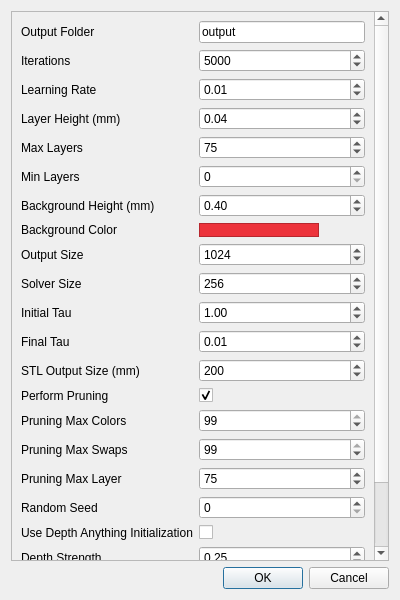
<?xml version="1.0" encoding="UTF-8"?>
<ui version="4.0">
 <class>SettingsDialog</class>
 <widget class="QDialog" name="SettingsDialog">
  <property name="geometry">
   <rect>
    <x>0</x>
    <y>0</y>
    <width>400</width>
    <height>600</height>
   </rect>
  </property>
  <property name="windowTitle">
   <string>Settings</string>
  </property>
  <layout class="QVBoxLayout" name="verticalLayout">
   <item>
    <widget class="QScrollArea" name="scrollArea_Settings">
     <property name="widgetResizable">
      <bool>true</bool>
     </property>
     <widget class="QWidget" name="scrollAreaSettingsWidgetContents">
      <property name="geometry">
       <rect>
        <x>0</x>
        <y>-162</y>
        <width>366</width>
        <height>710</height>
       </rect>
      </property>
      <layout class="QFormLayout" name="formLayout_Settings">
       <item row="0" column="0">
        <widget class="QLabel" name="labelOutputFolder">
         <property name="text">
          <string>Output Folder</string>
         </property>
        </widget>
       </item>
       <item row="0" column="1">
        <widget class="QLineEdit" name="lineEditOutputFolder">
         <property name="toolTip">
          <string>Folder where output files will be saved (default: ./outputs)</string>
         </property>
         <property name="text">
          <string>output</string>
         </property>
        </widget>
       </item>
       <item row="1" column="0">
        <widget class="QLabel" name="labelIterations">
         <property name="text">
          <string>Iterations</string>
         </property>
        </widget>
       </item>
       <item row="1" column="1">
        <widget class="QSpinBox" name="spinBoxIterations">
         <property name="toolTip">
          <string>Number of optimization iterations (default: 5000)</string>
         </property>
         <property name="maximum">
          <number>100000</number>
         </property>
         <property name="value">
          <number>5000</number>
         </property>
        </widget>
       </item>
       <item row="2" column="0">
        <widget class="QLabel" name="labelLearningRate">
         <property name="text">
          <string>Learning Rate</string>
         </property>
        </widget>
       </item>
       <item row="2" column="1">
        <widget class="QDoubleSpinBox" name="doubleSpinBoxLearningRate">
         <property name="toolTip">
          <string>Learning rate for the optimizer (default: 1e-2)</string>
         </property>
         <property name="maximum">
          <double>1.000000000000000</double>
         </property>
         <property name="singleStep">
          <double>0.001000000000000</double>
         </property>
         <property name="value">
          <double>0.010000000000000</double>
         </property>
        </widget>
       </item>
       <item row="3" column="0">
        <widget class="QLabel" name="labelLayerHeight">
         <property name="text">
          <string>Layer Height (mm)</string>
         </property>
        </widget>
       </item>
       <item row="3" column="1">
        <widget class="QDoubleSpinBox" name="doubleSpinBoxLayerHeight">
         <property name="toolTip">
          <string>Layer thickness in millimeters (default: 0.04)</string>
         </property>
         <property name="maximum">
          <double>1.000000000000000</double>
         </property>
         <property name="singleStep">
          <double>0.040000000000000</double>
         </property>
         <property name="value">
          <double>0.040000000000000</double>
         </property>
        </widget>
       </item>
       <item row="4" column="0">
        <widget class="QLabel" name="labelMaxLayers">
         <property name="text">
          <string>Max Layers</string>
         </property>
        </widget>
       </item>
       <item row="4" column="1">
        <widget class="QSpinBox" name="spinBoxMaxLayers">
         <property name="toolTip">
          <string>Maximum number of layers (default: 75). Note: This is about 3mm + the background height</string>
         </property>
         <property name="minimum">
          <number>10</number>
         </property>
         <property name="maximum">
          <number>500</number>
         </property>
         <property name="value">
          <number>75</number>
         </property>
        </widget>
       </item>
       <item row="5" column="0">
        <widget class="QLabel" name="labelMinLayers">
         <property name="text">
          <string>Min Layers</string>
         </property>
        </widget>
       </item>
       <item row="5" column="1">
        <widget class="QSpinBox" name="spinBoxMinLayers">
         <property name="toolTip">
          <string>Minimum number of layers (default: 0). Used to limit height of pruning</string>
         </property>
         <property name="value">
          <number>0</number>
         </property>
        </widget>
       </item>
       <item row="6" column="0">
        <widget class="QLabel" name="labelBackgroundHeight">
         <property name="text">
          <string>Background Height (mm)</string>
         </property>
        </widget>
       </item>
       <item row="6" column="1">
        <widget class="QDoubleSpinBox" name="doubleSpinBoxBackgroundHeight">
         <property name="toolTip">
          <string>Height of the background in millimeters (default: 0.4). Note: The background height must be divisible by the layer height.</string>
         </property>
         <property name="minimum">
          <double>0.100000000000000</double>
         </property>
         <property name="maximum">
          <double>5.000000000000000</double>
         </property>
         <property name="singleStep">
          <double>0.100000000000000</double>
         </property>
         <property name="value">
          <double>0.400000000000000</double>
         </property>
        </widget>
       </item>
       <item row="7" column="0">
        <widget class="QLabel" name="labelBackgroundColor">
         <property name="text">
          <string>Background Color</string>
         </property>
        </widget>
       </item>
       <item row="7" column="1">
        <widget class="QFrame" name="frame">
         <property name="maximumSize">
          <size>
           <width>120</width>
           <height>30</height>
          </size>
         </property>
         <property name="styleSheet">
          <string notr="true">background-color: rgb(237, 51, 59);</string>
         </property>
         <property name="frameShape">
          <enum>QFrame::Shape::StyledPanel</enum>
         </property>
         <property name="frameShadow">
          <enum>QFrame::Shadow::Raised</enum>
         </property>
        </widget>
       </item>
       <item row="8" column="0">
        <widget class="QLabel" name="labelOutputSize">
         <property name="text">
          <string>Output Size</string>
         </property>
        </widget>
       </item>
       <item row="8" column="1">
        <widget class="QSpinBox" name="spinBoxOutputSize">
         <property name="toolTip">
          <string>Maximum dimension for target image (default: 1024)</string>
         </property>
         <property name="maximum">
          <number>2048</number>
         </property>
         <property name="value">
          <number>1024</number>
         </property>
        </widget>
       </item>
       <item row="9" column="0">
        <widget class="QLabel" name="labelSolverSize">
         <property name="text">
          <string>Solver Size</string>
         </property>
        </widget>
       </item>
       <item row="9" column="1">
        <widget class="QSpinBox" name="spinBoxSolverSize">
         <property name="toolTip">
          <string>Maximum dimension for solver (fast) image (default: 256). Note: Solving on a smaller size speeds up computation at the cost of accuracy.</string>
         </property>
         <property name="maximum">
          <number>1024</number>
         </property>
         <property name="value">
          <number>256</number>
         </property>
        </widget>
       </item>
       <item row="10" column="0">
        <widget class="QLabel" name="labelInitTau">
         <property name="text">
          <string>Initial Tau</string>
         </property>
        </widget>
       </item>
       <item row="10" column="1">
        <widget class="QDoubleSpinBox" name="doubleSpinBoxInitTau">
         <property name="toolTip">
          <string>Initial tau value for Gumbel-Softmax (default: 1.0)</string>
         </property>
         <property name="value">
          <double>1.000000000000000</double>
         </property>
        </widget>
       </item>
       <item row="11" column="0">
        <widget class="QLabel" name="labelFinalTau">
         <property name="text">
          <string>Final Tau</string>
         </property>
        </widget>
       </item>
       <item row="11" column="1">
        <widget class="QDoubleSpinBox" name="doubleSpinBoxFinalTau">
         <property name="toolTip">
          <string>Final tau value for the Gumbel-Softmax formulation (default: 0.01)</string>
         </property>
         <property name="value">
          <double>0.010000000000000</double>
         </property>
        </widget>
       </item>
       <item row="12" column="0">
        <widget class="QLabel" name="labelSTLOutputSize">
         <property name="text">
          <string>STL Output Size (mm)</string>
         </property>
        </widget>
       </item>
       <item row="12" column="1">
        <widget class="QSpinBox" name="spinBoxSTLOutputSize">
         <property name="toolTip">
          <string>Size of the output STL file in mm (default: 200) (20cm)</string>
         </property>
         <property name="maximum">
          <number>2000</number>
         </property>
         <property name="value">
          <number>200</number>
         </property>
        </widget>
       </item>
       <item row="13" column="0">
        <widget class="QLabel" name="labelPerformPruning">
         <property name="text">
          <string>Perform Pruning</string>
         </property>
        </widget>
       </item>
       <item row="13" column="1">
        <widget class="QCheckBox" name="checkBoxPerformPruning">
         <property name="toolTip">
          <string>Perform pruning after optimization (default: True). Recommended to improve output quality.</string>
         </property>
         <property name="checked">
          <bool>true</bool>
         </property>
        </widget>
       </item>
       <item row="14" column="0">
        <widget class="QLabel" name="labelPruningMaxColors">
         <property name="text">
          <string>Pruning Max Colors</string>
         </property>
        </widget>
       </item>
       <item row="14" column="1">
        <widget class="QSpinBox" name="spinBoxPruningMaxColors">
         <property name="toolTip">
          <string>Max number of colors allowed after pruning (default: 100)</string>
         </property>
         <property name="value">
          <number>99</number>
         </property>
        </widget>
       </item>
       <item row="15" column="0">
        <widget class="QLabel" name="labelPruningMaxSwaps">
         <property name="text">
          <string>Pruning Max Swaps</string>
         </property>
        </widget>
       </item>
       <item row="15" column="1">
        <widget class="QSpinBox" name="spinBoxPruningMaxSwaps">
         <property name="toolTip">
          <string>Max number of swaps allowed after pruning (default: 100)</string>
         </property>
         <property name="value">
          <number>99</number>
         </property>
        </widget>
       </item>
       <item row="16" column="0">
        <widget class="QLabel" name="labelPruningMaxLayer">
         <property name="text">
          <string>Pruning Max Layer</string>
         </property>
        </widget>
       </item>
       <item row="16" column="1">
        <widget class="QSpinBox" name="spinBoxPruningMaxLayer">
         <property name="toolTip">
          <string>Max number of layers allowed after pruning (default: 75)</string>
         </property>
         <property name="value">
          <number>75</number>
         </property>
        </widget>
       </item>
       <item row="17" column="0">
        <widget class="QLabel" name="labelRandomSeed">
         <property name="text">
          <string>Random Seed</string>
         </property>
        </widget>
       </item>
       <item row="17" column="1">
        <widget class="QSpinBox" name="spinBoxRandomSeed">
         <property name="toolTip">
          <string>Random seed for reproducibility (default: 0, disabled)</string>
         </property>
         <property name="value">
          <number>0</number>
         </property>
        </widget>
       </item>
       <item row="18" column="0">
        <widget class="QLabel" name="labelUseDepthAnything">
         <property name="text">
          <string>Use Depth Anything Initialization</string>
         </property>
        </widget>
       </item>
       <item row="18" column="1">
        <widget class="QCheckBox" name="checkBoxUseDepthAnything">
         <property name="toolTip">
          <string>Enable Depth Anything initialization</string>
         </property>
        </widget>
       </item>
       <item row="19" column="0">
        <widget class="QLabel" name="labelDepthStrength">
         <property name="text">
          <string>Depth Strength</string>
         </property>
        </widget>
       </item>
       <item row="19" column="1">
        <widget class="QDoubleSpinBox" name="doubleSpinBoxDepthStrength">
         <property name="toolTip">
          <string>Depth Strength (default: 0.25)</string>
         </property>
         <property name="value">
          <double>0.250000000000000</double>
         </property>
        </widget>
       </item>
       <item row="20" column="0">
        <widget class="QLabel" name="labelDepthThreshold">
         <property name="text">
          <string>Depth Threshold</string>
         </property>
        </widget>
       </item>
       <item row="20" column="1">
        <widget class="QDoubleSpinBox" name="doubleSpinBoxDepthThreshold">
         <property name="toolTip">
          <string>Depth Threshold (default: 0.05)</string>
         </property>
         <property name="value">
          <double>0.050000000000000</double>
         </property>
        </widget>
       </item>
       <item row="21" column="0">
        <widget class="QLabel" name="labelMinClusterValue">
         <property name="text">
          <string>Min Cluster Value</string>
         </property>
        </widget>
       </item>
       <item row="21" column="1">
        <widget class="QDoubleSpinBox" name="doubleSpinBoxMinClusterValue">
         <property name="toolTip">
          <string>Min Cluster Value (default: 0.1)</string>
         </property>
         <property name="value">
          <double>0.100000000000000</double>
         </property>
        </widget>
       </item>
      </layout>
     </widget>
    </widget>
   </item>
   <item>
    <widget class="QDialogButtonBox" name="buttonBox">
     <property name="orientation">
      <enum>Qt::Orientation::Horizontal</enum>
     </property>
     <property name="standardButtons">
      <set>QDialogButtonBox::StandardButton::Cancel|QDialogButtonBox::StandardButton::Ok</set>
     </property>
    </widget>
   </item>
  </layout>
 </widget>
 <resources/>
 <connections/>
</ui>
